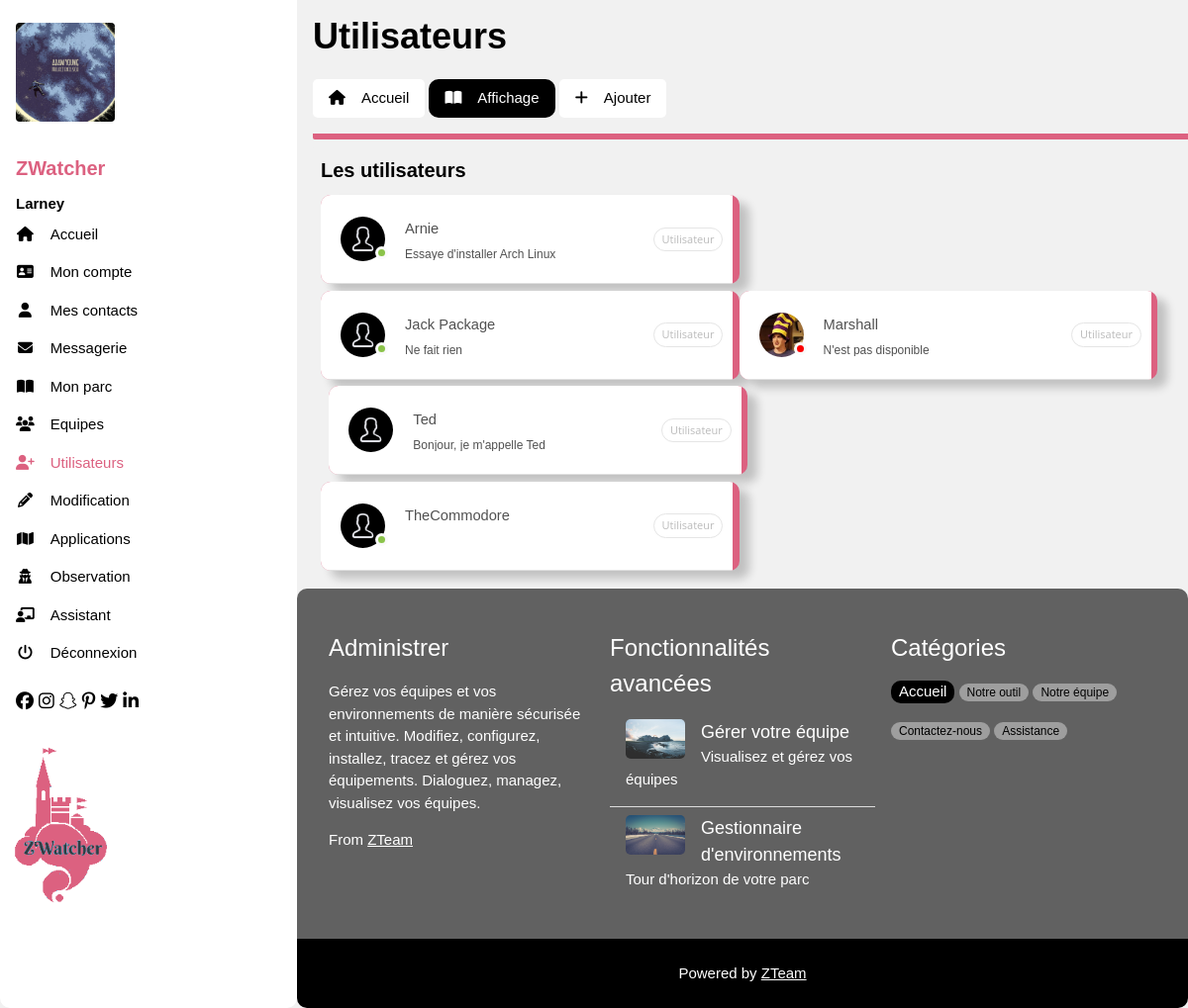
Page /view/profil.php?action=display_utilisateurs (signed in) on the earlier database version.
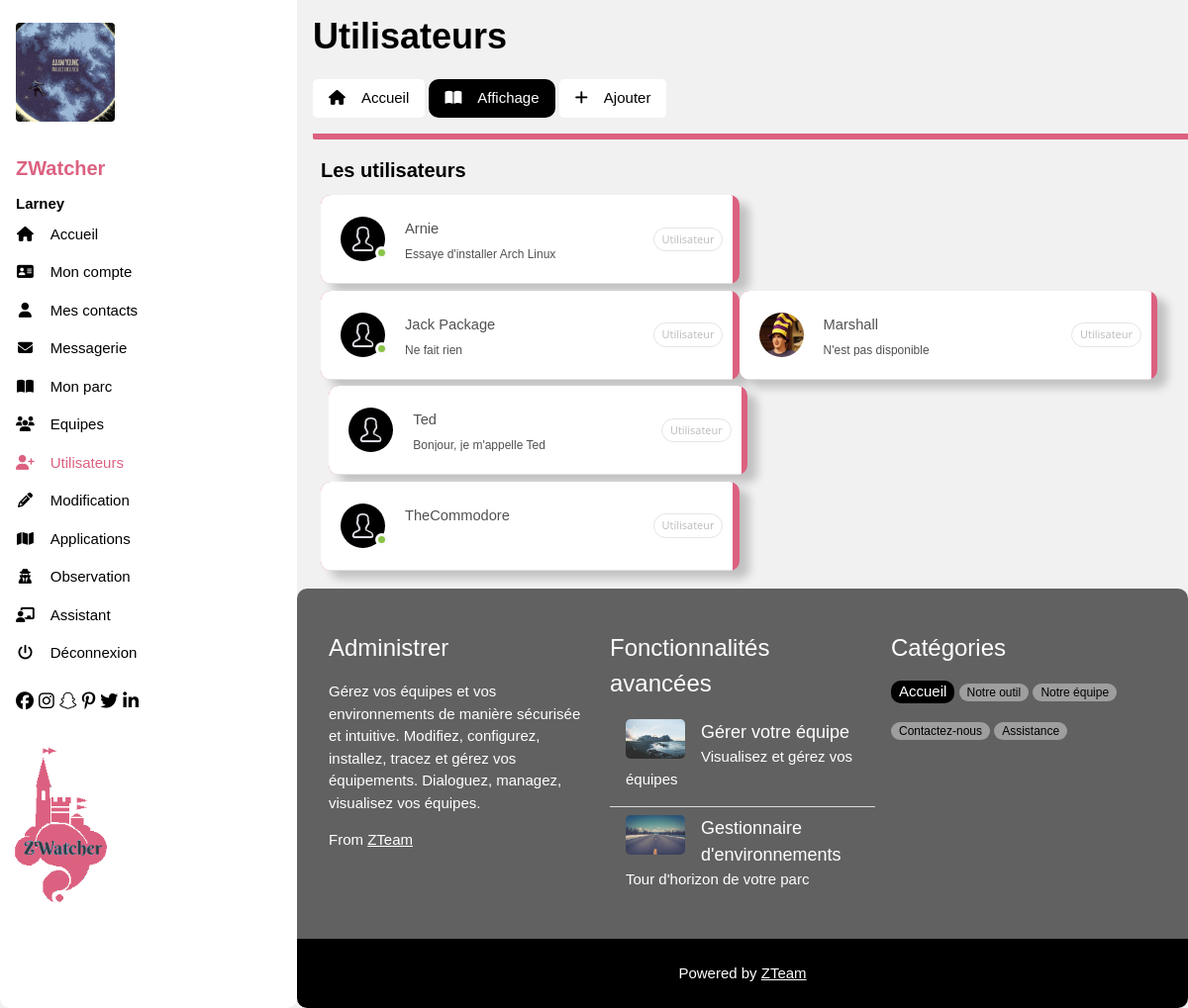
Same page on the later database version.
### tables this page shows
CREATE TABLE IF NOT EXISTS `user` (
  `id` int(11) NOT NULL AUTO_INCREMENT,
  `username` varchar(40) NOT NULL,
  `password` varchar(128) NOT NULL,
  `code` varchar(128) DEFAULT NULL,
  `exp_date` datetime DEFAULT NULL,
  `mail` varchar(100) NOT NULL,
  `displayer` varchar(60) DEFAULT NULL,
  `status` varchar(20) DEFAULT NULL,
  `image` varchar(200) DEFAULT 'none',
  `graphismes` enum('normal','dark','ocean') NOT NULL DEFAULT 'normal',
  `power` enum('utilisateur','admin') NOT NULL DEFAULT 'utilisateur',
  PRIMARY KEY (`id`)
);

### model/select.php (called while the page is built, shortened)
<?php
    function get_image_user($id){
        $link = NULL;
        try {
            if (!($link = connect_start()))
                throw new Exception("Could not connect to database");
                if (!($result = $link->query("SELECT U.image FROM user U WHERE U.id = $id"))) {
                    throw new Exception("No access to the table");
                }
                return $result;
        } catch (Exception $th) {
            echo "Internal error: ".$th->getMessage();
        }
    }
    function select_users_eleves(){
        $link = NULL;
        try {
            if (!($link = connect_start()))
                throw new Exception("Could not connect to database");
            if (!($result = $link->query("SELECT U.username AS ctct, U.id AS idf, U.displayer AS dis, U.status FROM user U WHERE power='utilisateur'ORDER BY U.username"))) {
                throw new Exception("No access to the table");
            }
            return $result;
        } catch (Exception $th) {
            echo "Internal error: ".$th->getMessage();
        }
    }
?>

### controller/profil_display_utilisateurs.php (called while the page is built)
<?php
     $req = select_users_eleves();
    include('../view/profil_views/display_utilisateurs.php');
?>

### view/profil_views/display_utilisateurs.php (the view, shortened to what the rows shown need)
<!DOCTYPE HTML>
<html>
    <div id="haut">
    <h1><b>Utilisateurs</b></h1>
    <?php
        if($_SESSION['graph'] == "normal"){
            echo"<link rel='stylesheet' href='../assets/css/contacts.css'>";
        }else if($_SESSION['graph'] == "dark"){
            echo"<link rel='stylesheet' href='../assets/css/contacts_dark.css'>";
        }else if($_SESSION['graph'] == "ocean"){
            echo"<link rel='stylesheet' href='../assets/css/contacts_ocean.css'>";
        }
    ?>
                </div>
                </div>
            </header>
                <div class="w3-container w3-padding-large" style="margin-bottom: -10rm">
                <div id="centre">
                <?php
                while($donnees = $req->fetch()){
                    echo "<section class='discussions'>
                    <div class='discussion message-active'>";
                    $tmp_id = $donnees[1];
                    $req_img = get_image_user($tmp_id);
                    $data_img = $req_img->fetch();
                    $img_url = $data_img[0];
                    if($img_url == "none"){
                        echo "<div class='photo' style='background-image: url(../images/graphismes/avatar.png);'>";
                    }else{
                        echo "<div class='photo' style='background-image: url(../images/uploads/$img_url);'>";
                    }
                    if($donnees[3] == "connecte"){
                        echo "<div class='online'></div></div>";
                    }else if($donnees[3] == "occupe"){
                        echo "<div class='offline'></div></div>";
                    }else{
                        echo "</div>";
                    }
                    echo "<div class='desc-contact'>
                        <p class='name'> $donnees[0] </p>
                        <p class='message'> $donnees[2] </p>
                    </div>
                    <div class='timer'>Utilisateur</div></div></section>";
                }
                ?>
        </div>
    </div>
</html>

### view/profil.php (shortened to what the rows shown need)
<?php
require("../model/select.php");
?>
<!DOCTYPE HTML>
<html>
    <head>
        <?php
            if($_SESSION['graph'] == "normal"){
                echo"<link rel='stylesheet' href='../assets/css/profil_1.css'>
                <link rel='stylesheet' href='../assets/css/profil_2.css'>";
            }else if($_SESSION['graph'] == "dark"){
                echo "<link rel='stylesheet' href='../assets/css/profil_dark.css'>
                <link rel='stylesheet' href='../assets/css/profil_2_dark.css'>";
            }else if($_SESSION['graph'] == "ocean"){
                echo "<link rel='stylesheet' href='../assets/css/profil_ocean.css'>
                <link rel='stylesheet' href='../assets/css/profil_2_ocean.css'>";
            }
        ?>
        <link rel="stylesheet" href="../assets/css/profil_3.css">
        </head>
        <body class="w3-light-grey w3-content" style="max-width:3600px">
        <?php
        if (!isset($_GET['action'])) {
            echo "<nav class='w3-sidebar w3-collapse w3-white2 w3-animate-left' style='z-index:3;width:300px;'' id='mySidebar'><br>";
        }else{
            echo "<nav class='w3-sidebar w3-collapse w3-white2' style='z-index:3;width:300px;'' id='mySidebar'><br>";
        }
        ?>
            <div class="w3-container">
            <?php
                $tmp_id = $_SESSION['id'];
                $req_img = get_image_user($tmp_id);
                $data_img = $req_img->fetch();
                $img_url = $data_img[0];
                if($img_url == "none"){
                    echo "<img src='../images/graphismes/avatar.png' style='width:35%;' class='w3-round'><br><br>";
                }else{
                    echo "<img src='../images/uploads/$img_url' style='width:100px;' class='w3-round'><br><br>";
                }
            ?>
            <?php
            if($_SESSION['graph'] == "normal"){
                echo"<h4><b><a style='text-decoration:none; color:#DC6180' href='../index.php'>ZWatcher</a></b></h4>";
            }else if($_SESSION['graph'] == "dark"){
                echo"<h4><b><a style='text-decoration:none; color:#5d82ff' href='../index.php'>ZWatcher</a></b></h4>";
            }else if($_SESSION['graph'] == "ocean"){
                echo"<h4><b><a style='text-decoration:none; color:#6078ea' href='../index.php'>ZWatcher</a></b></h4>";
            }
            ?>
            <class="w3-text-grey">
            <?php
            if(isset($_SESSION['username'])){
                echo "<b>";
                echo "</b>";
            }else{
            echo "";
            }
            ?>
        </div>
        </nav>
        <div class="w3-main" style="margin-left:300px">
        <header id="portfolio">
            <?php
                if($_SESSION['graph'] == "normal"){
                    echo"<div class='w3-container'>";
                }else if($_SESSION['graph'] == "dark"){
                    echo"<div>";
                }else if($_SESSION['graph'] == "ocean"){
                    echo"<div class='w3-container'>";
                }
            ?>
        <?php
        if (!isset($_GET['action'])) {
			require('../controller/profil_accueil.php');
		} else {
			switch ($_GET['action']) {
                case 'display_utilisateurs' :
                    require('../controller/profil_display_utilisateurs.php');
                break;
			}
		}
        ?>
        </body>
        </html>

Differences in the rows shown:
changed user "Marshall": status "occupe" → "disconnecte" (drawn)
